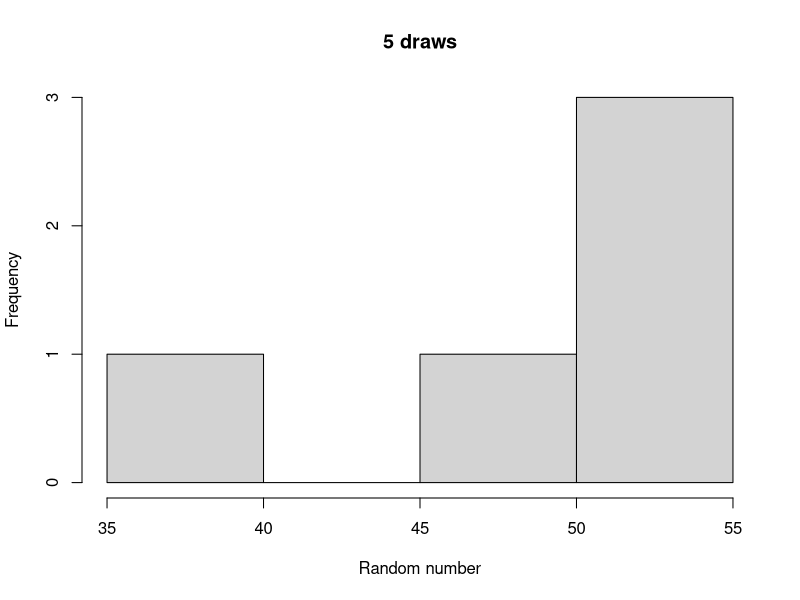
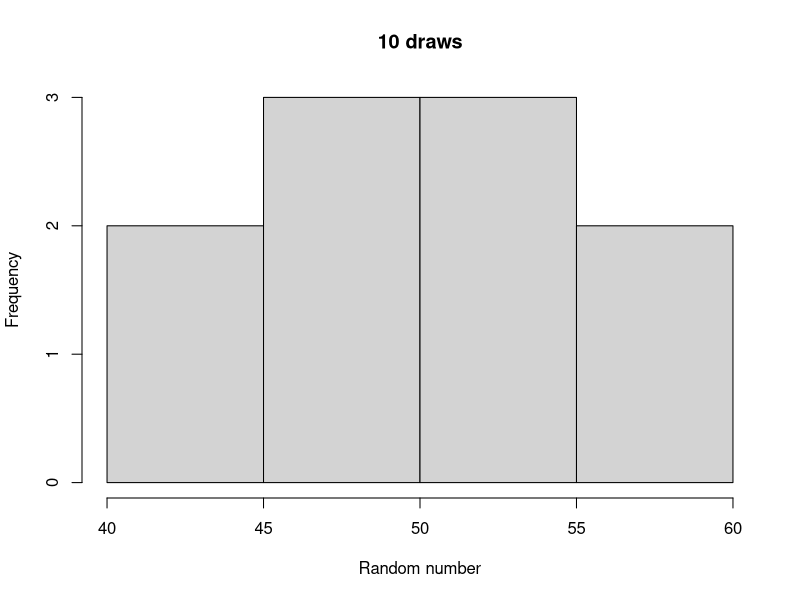
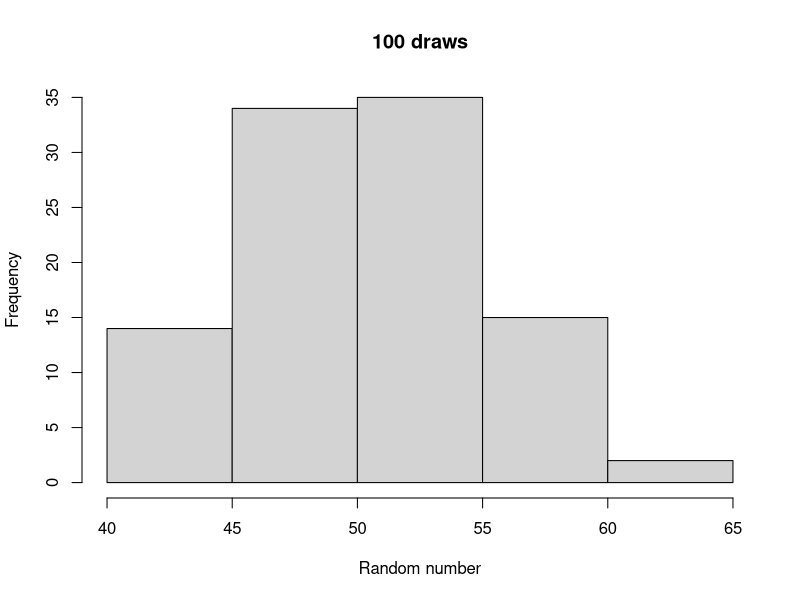
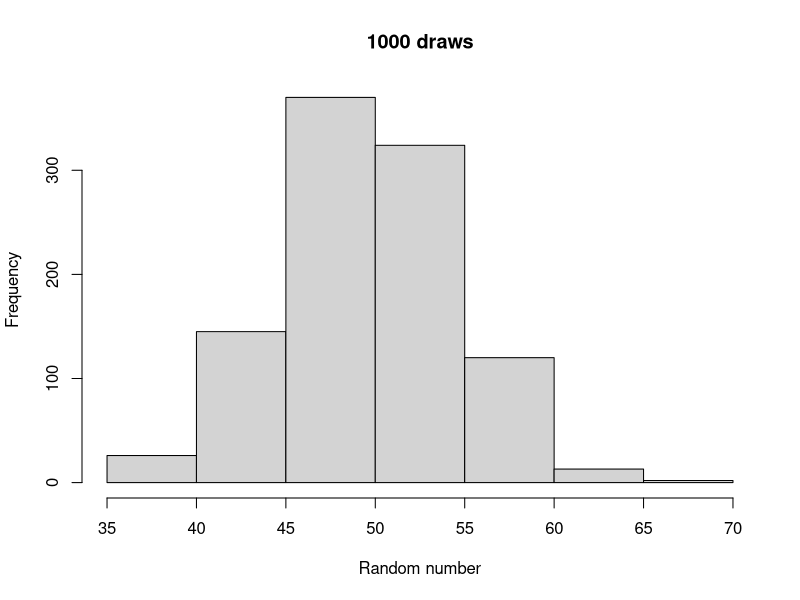
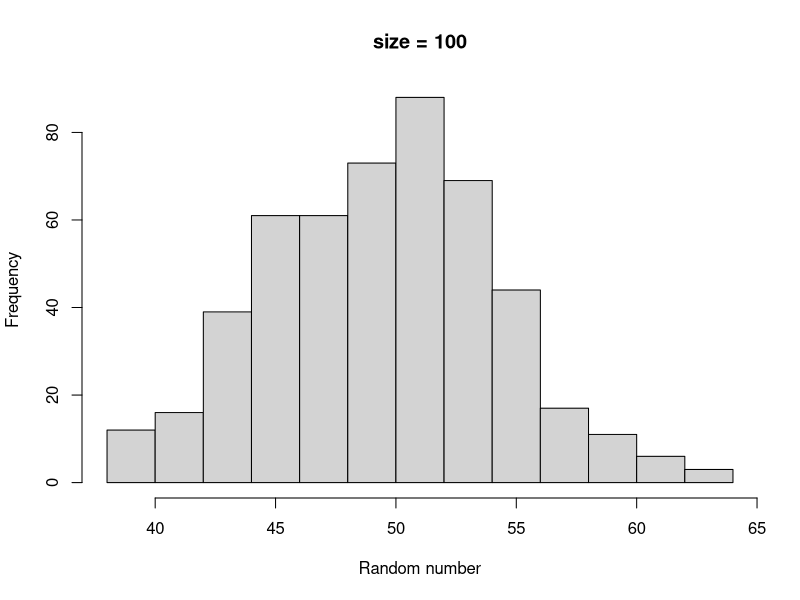
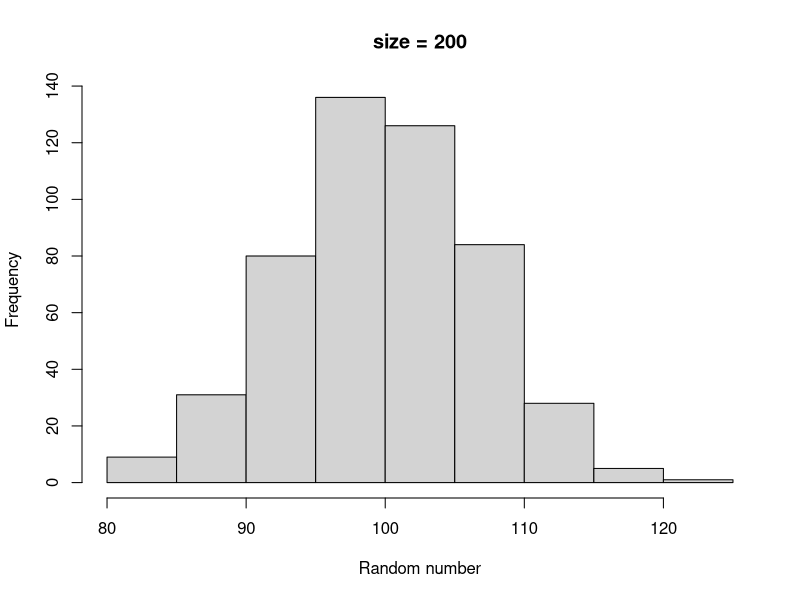
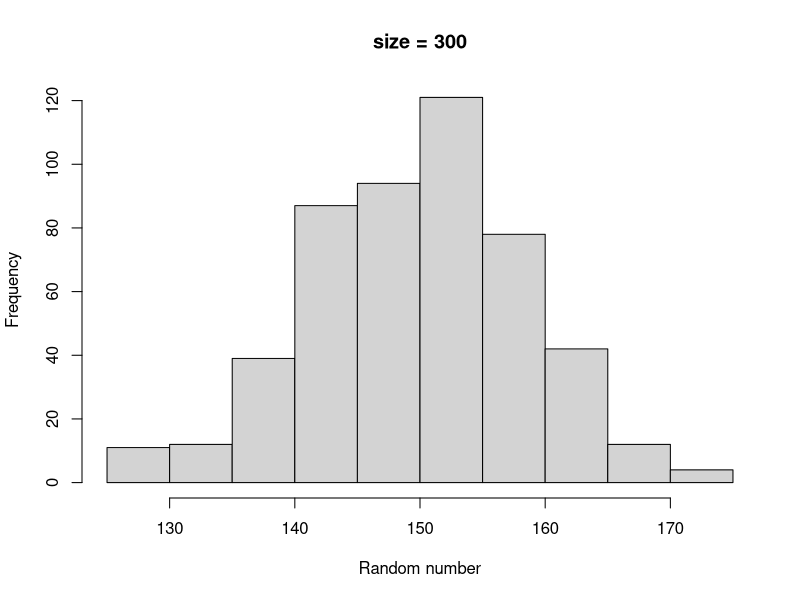
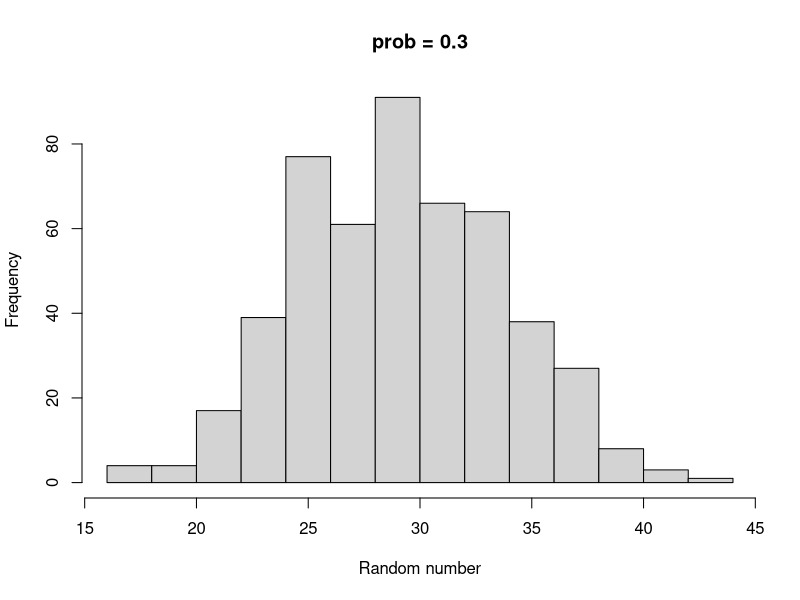

Write R code to recreate these figures, in order.
## ---- chunk 1
print("rbinom output:")
rbinom(10, size = 100, prob = 0.5)
print("rnorm output:")
rnorm(10)
## ---- chunk 2
#| layout-ncol: 2
#| layout-nrow: 2

b5 <- rbinom(n = 5, size = 100, prob = 0.5)
b50 <- rbinom(n = 10, size = 100, prob = 0.5)
b500 <- rbinom(n = 100, size = 100, prob = 0.5)
b5000 <- rbinom(n = 1000, size = 100, prob = 0.5)


hist(b5, main = "5 draws", xlab = "Random number")
hist(b50, main = "10 draws", xlab = "Random number")
hist(b500, main = "100 draws", xlab = "Random number")
hist(b5000, main = "1000 draws", xlab = "Random number")
## ---- chunk 3
#| layout-ncol: 3

b100 <- rbinom(500, size = 100, prob = 0.5)
b200 <- rbinom(500, size = 200, prob = 0.5)
b300 <- rbinom(500, size = 300, prob = 0.5)

hist(b100, main = "size = 100", xlab = "Random number")
hist(b200, main = "size = 200", xlab = "Random number")
hist(b300, main = "size = 300", xlab = "Random number")
## ---- chunk 4
#| layout-ncol: 3

b0.3 <- rbinom(500, size = 100, prob = 0.3)
b0.5 <- rbinom(500, size = 200, prob = 0.5)
b0.7 <- rbinom(500, size = 300, prob = 0.7)

hist(b0.3, main = "prob = 0.3", xlab = "Random number")
hist(b0.5, main = "prob = 0.5", xlab = "Random number")
hist(b0.7, main = "prob = 0.7", xlab = "Random number")
## ---- chunk 5
b <- rbinom(100, size = 100, prob = 0.5)
n <- rnorm(100, mean = 5)

mean(b)
mean(n)

## ---- chunk 6
b1 <- rbinom(100, size = 100, prob = 0.5)
b2 <- rbinom(100, size = 100, prob = 0.5)
b3 <- rbinom(100, size = 100, prob = 0.5)

mean(b1)
mean(b2)
mean(b3)
## ---- chunk 7
n10 <- rnorm(10, mean = 5)
n100 <- rnorm(100, mean = 5)
n1000 <- rnorm(1000, mean = 5)

mean(n10)
mean(n100)
mean(n1000)
## ---- chunk 8
n100 <- rnorm(100, mean = 5)

mean(n100)
sum(n100)/length(n100)
## ---- chunk 9
b <- rbinom(100, size = 100, prob = 0.5)
n <- rnorm(100, mean = 5)

sd(b)
sd(n)

var(b)
var(n)

## ---- chunk 10
b <- rbinom(100, size = 100, prob = 0.5)
n <- rnorm(100, mean = 5)

sd(b)^2
var(b)

sd(n)^2
var(n)
## ---- chunk 11
b <- rbinom(100, size = 100, prob = 0.5)
n <- rnorm(100, mean = 5)

var(b)
sum( ( b - mean(b) )^2 )/(length(b) - 1)

var(n)
sum( ( n - mean(n) )^2 )/(length(n) - 1)
## ---- chunk 12
b <- rbinom(100, size = 100, prob = 0.5)
n <- rnorm(100, mean = 5)

var(b)
mean(b^2) - mean(b)^2

var(n)
mean(n^2) - mean(n)^2
## ---- chunk 13
n100 <- rnorm(100, mean = 5)
n1000 <- rnorm(1000, mean = 5)
n10000 <- rnorm(10000, mean = 5)
## ---- chunk 14
cat("n = 100:", "\n")
cat("var(x): ", var(n100), "\n")
cat("(x^2) - mean(x)^2: ", mean(n100^2) - mean(n100)^2, "\n", "\n")

cat("n = 1000:", "\n")
cat("var(x): ", var(n1000), "\n")
cat("(x^2) - mean(x)^2: ", mean(n1000^2) - mean(n1000)^2, "\n", "\n")

cat("n = 10000:", "\n")
cat("var(x): ", var(n10000), "\n")
cat("x^2) - mean(x)^2: ", mean(n10000^2) - mean(n10000)^2, "\n", "\n")
## ---- chunk 15
#| layout-ncol: 2
#| layout-nrow: 2

b5 <- rbinom(n = 10, size = 100, prob = 0.5)
b50 <- rbinom(n = 100, size = 100, prob = 0.5)
b500 <- rbinom(n = 1000, size = 100, prob = 0.5)
b5000 <- rbinom(n = 10000, size = 100, prob = 0.5)


# freq = FALSE will plot normalized counts
hist(b5, main = "10 draws", xlab = "Random number", freq = FALSE)
hist(b50, main = "100 draws", xlab = "Random number", freq = FALSE)
hist(b500, main = "1000 draws", xlab = "Random number", freq = FALSE)
hist(b5000, main = "10000 draws", xlab = "Random number", freq = FALSE)
## ---- chunk 16
dbinom(x = 50, size = 100, prob = 0.5)
dbinom(x = 10, size = 100, prob = 0.5)
dbinom(x = 90, size = 100, prob = 0.5)
dbinom(x = 110, size = 100, prob = 0.5)
dbinom(x = 50.5, size = 100, prob = 0.5)
## ---- chunk 17

### Make bins of size 1 so as to match up more cleanly with `dbinom()`

# Maximum value
size <- 100

# Plot with bin size of 1
hist(rbinom(1000, size, 0.5), freq = FALSE, breaks = 1:size)
## ---- chunk 18
#| layout-ncol: 2
#| layout-nrow: 1

library(ggplot2)
library(dplyr)

# Histogram
rns <- rbinom(10000, 100, 0.5)

# dbinom
values <- 0:100
probs <- dbinom(values, size = 100, prob = 0.5)

tibble(x = rns) %>%
  ggplot(aes(x = x)) +
  theme_classic() + 
  geom_histogram(binwidth = 1, aes(y=..count../sum(..count..))) +
  xlab("Value") +
  ylab("Proportion") +
  xlim(c(0, 100)) + 
  ylim(c(0, max(probs + 0.01)))


tibble(x = values,
       y = probs) %>%
  ggplot(aes(x = x, y = y)) + 
  geom_bar(stat = "identity") + 
  theme_classic() +
  xlab("Value") +
  ylab("Probability") +
  xlim(c(0, 100)) + 
  ylim(c(0, max(probs + 0.01)))
## ---- chunk 19
dnorm(0, mean = 0, sd = 0.25)
## ---- chunk 20
dnorm(0, mean = 0, sd = 0.25)*0.001
## ---- chunk 21
dnorm(-0.0005, mean = 0, sd = 0.25)
dnorm(0, mean = 0, sd = 0.25)
## ---- chunk 22
#| layout-ncol: 2

library(dplyr)
library(ggplot2)

nsims <- 5000

probs <- seq(from = 0, to = 1, by = 0.1)
sizes <-  seq(from = 0, to = 100, by = 10)

Lp <- length(probs)
Ls <- length(sizes)


means <- rep(0, times = Lp*Ls)
vars <- means

count <- 1
for(p in seq_along(probs)){
  
  for(s in seq_along(sizes)){
    
    simdata <- rbinom(nsims, size = sizes[s], prob = probs[p])
    
    means[count] <- mean(simdata)
    vars[count] <- var(simdata)
    count <- count + 1
    
  }
  
}


sim_df <- dplyr::tibble(prob = rep(probs, each = Ls),
                        size = rep(sizes, times = Lp),
                        mean = means,
                        variance = vars) 

sim_df %>%
  ggplot(aes(x = size, y = prob, fill = mean)) + 
  geom_tile() + 
  scale_fill_viridis_c() + 
  theme_classic() + 
  xlab("Size") + 
  ylab("Prob")

sim_df %>%
  ggplot(aes(x = size, y = prob, fill = variance)) + 
  geom_tile() + 
  scale_fill_viridis_c() + 
  theme_classic() + 
  xlab("Size") + 
  ylab("Prob")

## ---- chunk 23
rmultinom(5, size = 1, prob = rep(1/6, times = 6))
## ---- chunk 24
### Parameters for simulation

# Number of nucleotides in RNA
length <- 25

# Nucleotide proportions
ATprop <- 0.4
CGprop <- 0.6

### Generate random nucleotides
nucleotides <- rmultinom(length, size = 1,
                         prob = c(ATprop/2, ATprop/2,
                                  CGprop/2, CGprop/2))

### Determine sequence
nucleotide_types <- c("A", "U", "C", "G")
nucleotide_ids <- 1:4

# Cute matrix algebra trick
  # IDs will be row ID for which value of matrix was 1
IDs <- t(nucleotides) %*% matrix(1:4, nrow = 4, ncol = 1)
sequence <- paste(nucleotide_types[IDs], collapse = "")


print(sequence)

## ---- chunk 25
data <- runif(n = 10, min = 0, max = 100)

hist(data)

# Check out the individual data points
print(data)
## ---- chunk 26
data <- runif(n = 1000, min = 0, max = 100)

hist(data)

## ---- chunk 27
uniform_distribution <- function(data, min = 0, max = 100){
  
  if(data >= min & data <= max){
    
    output <- 1
    
  }else{
    
    output <- 0
    
  }
  
  return(output)
  
}
